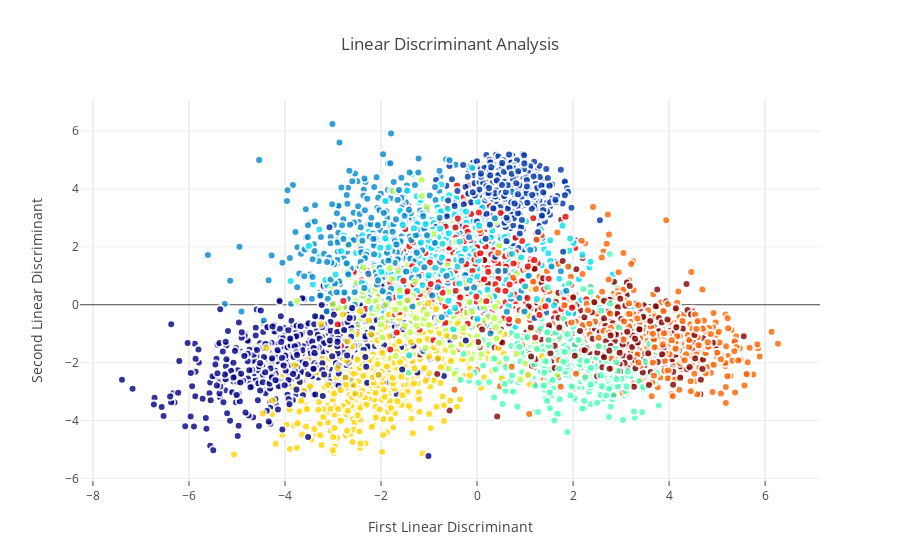

Notebook code cell kept with this figure:
### Markdown cell above
## Interactive visualisations of LDA representation

### Code cell
traceLDA = go.Scatter(
            x = X_LDA_2D[:,0],
            y = X_LDA_2D[:,1],
            mode = "markers",
            text = Target,
            marker = dict(
                size = 8,
                color = Target,
                colorscale = 'Jet',
                showscale = False,
                line = dict(
            width = 2,
            color = 'rgb(255, 255, 255)'
        ),
        opacity = 0.8
            )
            )

data = [traceLDA]

layout = go.Layout(
            title = 'Linear Discriminant Analysis',
            hovermode = 'closest',
            xaxis= dict(
                     title= 'First Linear Discriminant',
                    ticklen= 5,
                    zeroline= False,
                    gridwidth= 2,
                ),
            yaxis = dict(
            title = 'Second Linear Discriminant'
            ),
        showlegend = False
            )

fig = dict(data=data, layout=layout)
py.iplot(fig, filename = 'styled-scatter')

### Figure 1 — Plotly figure (JSON) as saved in the notebook; plotly's stock layout.template omitted (floating-point values rounded to 4 significant figures; data arrays with more than 128 entries replaced by an {"elided": "..."} marker saying what was removed)
{"data": [{"marker": {"color": {"elided": "6000 int values"}, "colorscale": "Jet", "line": {"color": "rgb(255, 255, 255)", "width": 2}, "opacity": 0.8, "showscale": false, "size": 8}, "mode": "markers", "text": {"elided": "6000 int values"}, "type": "scatter", "uid": "f6a1f461-e78d-42b8-b018-93bbc9d083c8", "x": {"elided": "6000 float values"}, "y": {"elided": "6000 float values"}}], "layout": {"hovermode": "closest", "showlegend": false, "title": {"text": "Linear Discriminant Analysis"}, "xaxis": {"gridwidth": 2, "ticklen": 5, "title": {"text": "First Linear Discriminant"}, "zeroline": false}, "yaxis": {"title": {"text": "Second Linear Discriminant"}}}}
